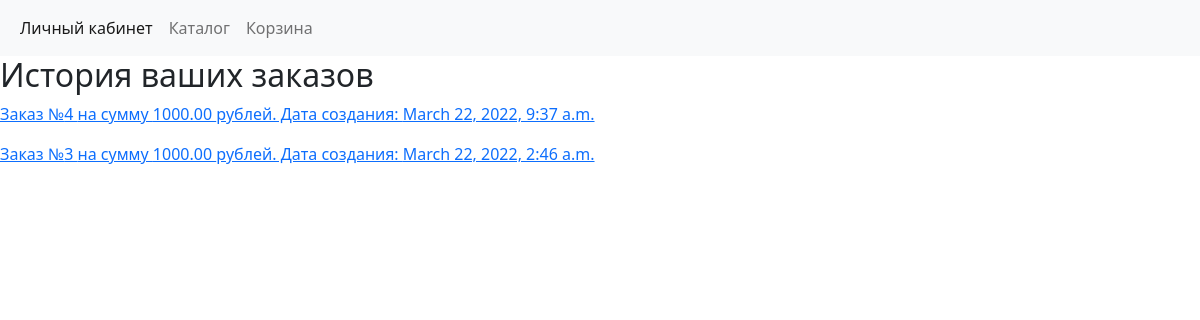
Screenshot of /history/ (signed in) with the database file from the repository.
### order/models.py (models this page shows, shortened)
class Order(models.Model):
    id = models.BigAutoField(primary_key=True)
    id_user = models.ForeignKey(CustomUser, on_delete=models.CASCADE, null=True, to_field='id')
    phone = models.TextField(help_text='телефон заказчика', null=True)
    email = models.EmailField(help_text='Email', null=True)
    structure = models.TextField(default='Пусто', help_text='Состав заказа')
    cost = models.DecimalField(max_digits=15, decimal_places=2, default=0.00, help_text='Стоимость заказа')
    address = models.CharField(max_length=300, null=True, help_text='Адрес доставки')
    created_on = models.DateTimeField(auto_now_add=True, help_text='Время создания записи')
    class Meta:
        ordering = ('-created_on',)
        verbose_name = 'Order'
        verbose_name_plural = 'Orders'

### users/views.py (the view)
# urls.py: path('history/', views.history, name='history'),
def history(request):
    sell_base = Order.objects.filter(id_user=request.user.id)
    if sell_base:
        sell = Order.objects.filter(id_user=request.user.id)
    else:
        sell = None
    return render(request, 'users/history.html', context={'sell': sell})

### users/templates/users/history.html
{% extends 'base2.html' %}
{% block content %}
<h2>
    История ваших заказов
</h2>
{% if sell %}
    {% for order in sell %}
    <a href="{% url 'detail_order' order.id%}"><p>Заказ №{{order.id}} на сумму {{order.cost}} рублей. Дата создания: {{order.created_on}}</p></a>
    {% endfor %}
{% else %}
    <p>Пусто</p>
{% endif %}
{% endblock %}

### rows the page displays
Order: id "4", cost "1000.00", created_on "March 22, 2022, 9:37 a.m."
Order: id "3", cost "1000.00", created_on "March 22, 2022, 2:46 a.m."
